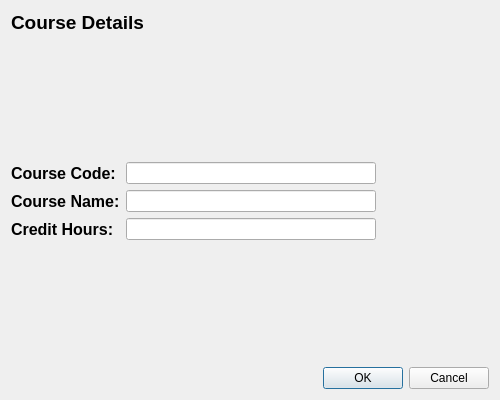
<?xml version="1.0" encoding="UTF-8"?>
<ui version="4.0">
 <class>AddCourseDialog</class>
 <widget class="QDialog" name="AddCourseDialog">
  <property name="geometry">
   <rect>
    <x>0</x>
    <y>0</y>
    <width>500</width>
    <height>400</height>
   </rect>
  </property>
  <property name="windowTitle">
   <string>Add New Course</string>
  </property>
  <layout class="QVBoxLayout" name="verticalLayout">
   <item>
    <widget class="QLabel" name="label">
     <property name="font">
      <font>
       <pointsize>14</pointsize>
       <bold>true</bold>
      </font>
     </property>
     <property name="text">
      <string>Course Details</string>
     </property>
    </widget>
   </item>
   <item>
    <spacer name="verticalSpacer_2">
     <property name="orientation">
      <enum>Qt::Orientation::Vertical</enum>
     </property>
     <property name="sizeHint" stdset="0">
      <size>
       <width>20</width>
       <height>40</height>
      </size>
     </property>
    </spacer>
   </item>
   <item>
    <layout class="QFormLayout" name="formLayout">
     <item row="0" column="0">
      <widget class="QLabel" name="label_2">
       <property name="font">
        <font>
         <pointsize>12</pointsize>
         <bold>true</bold>
        </font>
       </property>
       <property name="text">
        <string>Course Code:</string>
       </property>
      </widget>
     </item>
     <item row="0" column="1">
      <widget class="QLineEdit" name="addCodeEdit">
       <property name="maximumSize">
        <size>
         <width>250</width>
         <height>16777215</height>
        </size>
       </property>
      </widget>
     </item>
     <item row="1" column="0">
      <widget class="QLabel" name="label_3">
       <property name="font">
        <font>
         <pointsize>12</pointsize>
         <bold>true</bold>
        </font>
       </property>
       <property name="text">
        <string>Course Name:</string>
       </property>
      </widget>
     </item>
     <item row="1" column="1">
      <widget class="QLineEdit" name="addNameEdit">
       <property name="maximumSize">
        <size>
         <width>250</width>
         <height>16777215</height>
        </size>
       </property>
      </widget>
     </item>
     <item row="2" column="0">
      <widget class="QLabel" name="label_4">
       <property name="font">
        <font>
         <pointsize>12</pointsize>
         <bold>true</bold>
        </font>
       </property>
       <property name="text">
        <string>Credit Hours:</string>
       </property>
      </widget>
     </item>
     <item row="2" column="1">
      <widget class="QLineEdit" name="addHoursEdit">
       <property name="maximumSize">
        <size>
         <width>250</width>
         <height>16777215</height>
        </size>
       </property>
      </widget>
     </item>
    </layout>
   </item>
   <item>
    <spacer name="verticalSpacer">
     <property name="orientation">
      <enum>Qt::Orientation::Vertical</enum>
     </property>
     <property name="sizeHint" stdset="0">
      <size>
       <width>20</width>
       <height>40</height>
      </size>
     </property>
    </spacer>
   </item>
   <item>
    <widget class="QDialogButtonBox" name="buttonBox">
     <property name="standardButtons">
      <set>QDialogButtonBox::StandardButton::Cancel|QDialogButtonBox::StandardButton::Ok</set>
     </property>
    </widget>
   </item>
  </layout>
 </widget>
 <resources/>
 <connections>
  <connection>
   <sender>buttonBox</sender>
   <signal>accepted()</signal>
   <receiver>AddCourseDialog</receiver>
   <slot>accept()</slot>
   <hints>
    <hint type="sourcelabel">
     <x>405</x>
     <y>380</y>
    </hint>
    <hint type="destinationlabel">
     <x>262</x>
     <y>399</y>
    </hint>
   </hints>
  </connection>
  <connection>
   <sender>buttonBox</sender>
   <signal>rejected()</signal>
   <receiver>AddCourseDialog</receiver>
   <slot>reject()</slot>
   <hints>
    <hint type="sourcelabel">
     <x>490</x>
     <y>386</y>
    </hint>
    <hint type="destinationlabel">
     <x>499</x>
     <y>376</y>
    </hint>
   </hints>
  </connection>
 </connections>
</ui>
